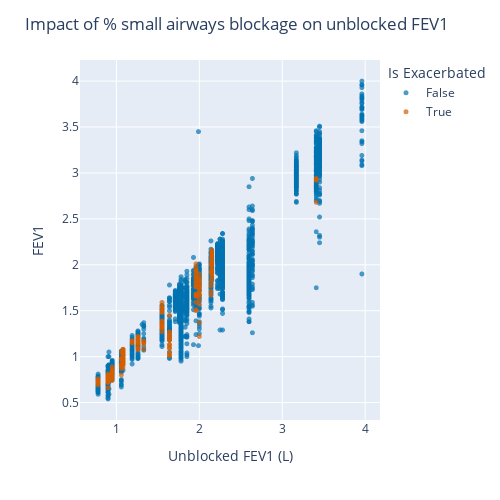

Write notebook code for a chart like this one.
### Code cell
O2_FEV1_factors = merge_pred_ex_labels_to(O2_FEV1, get_pred_ex_labels(datadir))

df_unblocked_factor=pd.DataFrame(columns=['ID,', 'Unblocked FEV1 (L)', 'Healthy FEV1 (L)'])
for id in O2_FEV1.ID.unique():
  # For a given patient id, filter the FEV1 measurements
  mask = O2_FEV1['ID'] == id
  O2_FEV1_patient = O2_FEV1[mask]
  # Find the unblocked FEV1 (L). We assume that, over the 6 months study period, the patient has done some measurements where he was not blocked
  # To avoid taking an outlier up, which is third highest FEV1 measurement
  rmax=O2_FEV1_patient['FEV1'].nlargest(3).iloc[-1]
  # Get the theoretical healthy FEV1 (L)
  healthy_fev1=O2_FEV1_patient['FEV1 Set As'].iloc[0]
  # Add the patient id, reversed max FEV1 and healthy FEV1 (L) to the dataframe
  new_row = pd.DataFrame({'ID': [id], 'Unblocked FEV1 (L)': [rmax], 'Healthy FEV1 (L)': [healthy_fev1]})
  df_unblocked_factor = pd.concat([df_unblocked_factor, new_row])

# Left join O2_FEV1_factors with df_unblocked_factor on ID
O2_FEV1_factors = pd.merge(O2_FEV1_factors, df_unblocked_factor, on='ID', how='left')

# Plot unblocked fev1 (L) in x, measured fev1 in y, and color by Is Exacerbated
fig = px.scatter(O2_FEV1_factors, x='Unblocked FEV1 (L)', y='FEV1', color='Is Exacerbated', color_discrete_sequence=[get_stable_color(), get_ex_color()])
title="Impact of % small airways blockage on unblocked FEV1"
fig.update_layout(autosize=False, width=500, height=500, title=title)
fig.update_traces(marker=dict(size=5),
                  selector=dict(mode='markers'))
fig.show() 
# Save figure
fig.write_image("{}/Factors - {}.pdf".format(plotsdir, title), width=500, height=500)

### Figure 1 — Plotly figure (JSON) as saved in the notebook; plotly's stock layout.template omitted (floating-point values rounded to 4 significant figures; data arrays with more than 128 entries replaced by an {"elided": "..."} marker saying what was removed)
{"data": [{"hovertemplate": "Is Exacerbated=False<br>Unblocked FEV1 (L)=%{x}<br>FEV1=%{y}<extra></extra>", "legendgroup": "False", "marker": {"color": "rgba(000,114,178,0.7)", "size": 5, "symbol": "circle"}, "mode": "markers", "name": "False", "showlegend": true, "type": "scattergl", "x": {"elided": "2843 float values"}, "xaxis": "x", "y": {"elided": "2843 float values"}, "yaxis": "y"}, {"hovertemplate": "Is Exacerbated=True<br>Unblocked FEV1 (L)=%{x}<br>FEV1=%{y}<extra></extra>", "legendgroup": "True", "marker": {"color": "rgba(213,094,000,0.7)", "size": 5, "symbol": "circle"}, "mode": "markers", "name": "True", "showlegend": true, "type": "scattergl", "x": {"elided": "210 float values"}, "xaxis": "x", "y": {"elided": "210 float values"}, "yaxis": "y"}], "layout": {"autosize": false, "height": 500, "legend": {"title": {"text": "Is Exacerbated"}, "tracegroupgap": 0}, "margin": {"t": 60}, "title": {"text": "Impact of % small airways blockage on unblocked FEV1"}, "width": 500, "xaxis": {"anchor": "y", "domain": [0, 1], "title": {"text": "Unblocked FEV1 (L)"}}, "yaxis": {"anchor": "x", "domain": [0, 1], "title": {"text": "FEV1"}}}}
